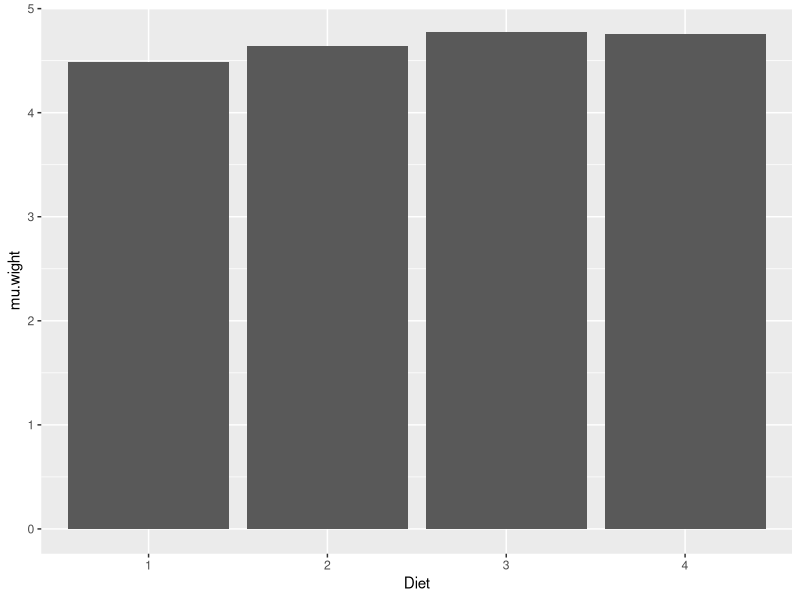
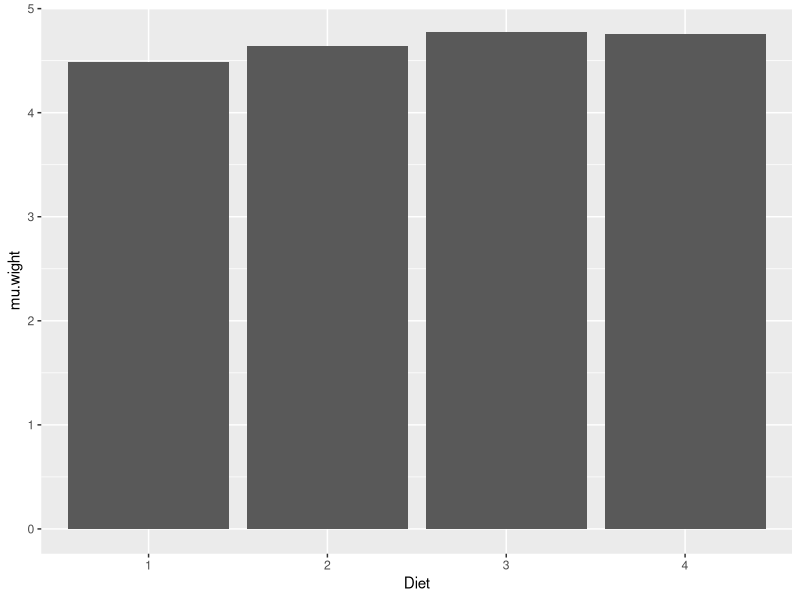
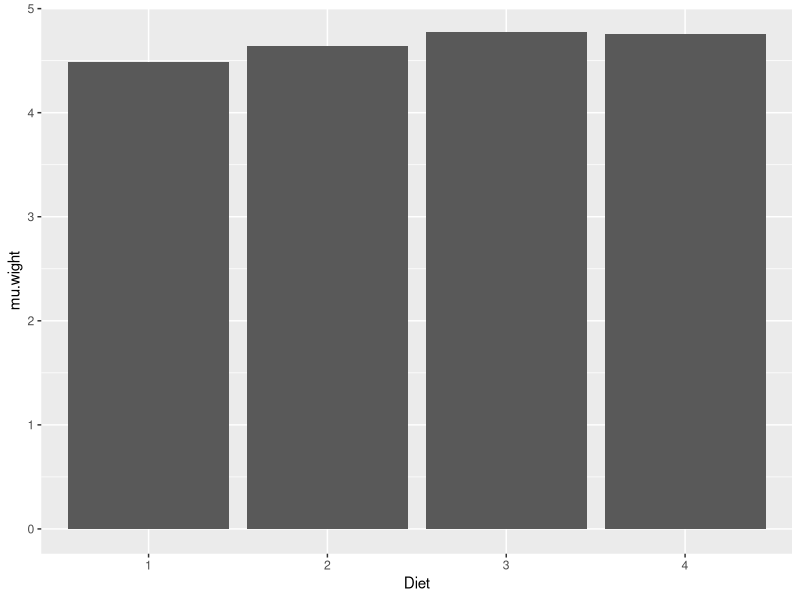

Recreate these plots in R, in order.
#'
#' Pipe example
#' 
#' Author: Brubo Tebaldi de Queiroz Barbosa
#' 
#' Date: 2022-02-14
#' 
#' Description: Exercicio para motivar a utilizacao do operador Pipe



# Setup -------------------------------------------------------------------

rm(list = ls())
library(dplyr)
library(ggplot2)


# Dataload ----------------------------------------------------------------

data("ChickWeight")


# Sem a utilizacao de Pipe ------------------------------------------------

# Crio uma nova coluna
tbl_1 <- mutate(ChickWeight, ln_weight = log(weight))

# Informa a maneira de se agrupar os dados
tbl_2 <- group_by(tbl_1, Diet)

# Faco um agrupamento
tbl_3 <- summarise(tbl_2, mu.wight = mean(ln_weight),
                   sd.wight = mean(ln_weight),
                   qtd = n())

# A partir dos dados agurpados fa ̧co um grafico
ggplot(tbl_3) + geom_col(aes(x=Diet, y=mu.wight))


# Utilizando o Pipe do tidyverse ------------------------------------------

rm(list = ls())
library(dplyr)
library(ggplot2)


ChickWeight %>%
  mutate(weight = log(weight)) %>%
  group_by(Diet) %>%
  summarise(mu.wight = mean(weight),
            sd.wight = mean(weight),
            qtd = n()) %>%
  ggplot() +
  geom_col(aes(x=Diet, y=mu.wight))

# Utilizando o Pipe do nativo (4.1+) --------------------------------------

rm(list = ls())
library(dplyr)
library(ggplot2)

ChickWeight |>
  mutate(weight = log(weight)) |>
  group_by(Diet) |>
  summarise(mu.wight = mean(weight),
            sd.wight = mean(weight),
            qtd = n()) |>
  ggplot() +
  geom_col(aes(x=Diet, y=mu.wight))
